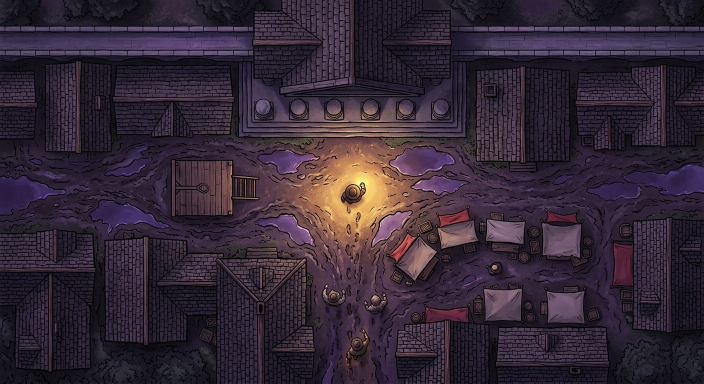
#> input picture art/06_topdown.jpg, 1408 x 768 px, given in place of 06_topdown.png, which was not available (shown at 1/2 size)
$ python make_hud_mockup.py
#> lines starting #> are read from the running program, lines starting #| are printed output that depends on the picture; pictures that were not available may be replaced by others from this repository, and a replacement may not be noted
#!/usr/bin/env python3
"""Telefonos HUD-mockup a Salem-vadász játékhoz (felülnézetes, 2D)."""
from PIL import Image, ImageDraw, ImageFont, ImageFilter

FONT = "/usr/share/fonts/truetype/dejavu/DejaVuSans.ttf"
FONTB = "/usr/share/fonts/truetype/dejavu/DejaVuSans-Bold.ttf"
FONTS = "/usr/share/fonts/truetype/dejavu/DejaVuSerif-Bold.ttf"

S = 2  # supersample factor

INK = (238, 226, 200, 255)
DIM = (238, 226, 200, 150)
ACCENT = (196, 62, 48, 255)      # római vörös
AMBER = (232, 164, 68, 255)
GREEN = (108, 214, 120, 255)
CYAN = (110, 200, 214, 255)
PANEL = (16, 13, 20, 168)
PANEL2 = (10, 8, 13, 205)


def f(path, size):
    return ImageFont.truetype(path, int(size * S))


def circle(d, cx, cy, r, fill=None, outline=None, width=2):
    d.ellipse([(cx - r) * S, (cy - r) * S, (cx + r) * S, (cy + r) * S],
              fill=fill, outline=outline, width=int(width * S))


def ring_arc(d, cx, cy, r, start, end, color, width):
    d.arc([(cx - r) * S, (cy - r) * S, (cx + r) * S, (cy + r) * S],
          start, end, fill=color, width=int(width * S))


def text(d, xy, s, font, fill, anchor="la"):
    d.text((xy[0] * S, xy[1] * S), s, font=font, fill=fill, anchor=anchor)


def rrect(d, xy, r, fill=None, outline=None, width=2):
    d.rounded_rectangle([xy[0] * S, xy[1] * S, xy[2] * S, xy[3] * S],
                        radius=r * S, fill=fill, outline=outline, width=int(width * S))


# ---------------------------------------------------------------- canvas ----
W, H = 1310, 1770
canvas = Image.new("RGBA", (W * S, H * S), (10, 8, 14, 255))
d = ImageDraw.Draw(canvas)

PX, PY, PW, PH = 360, 62, 900, 1640          # phone rect
RAD = 54

# ------------------------------------------------------- játékvilág háttere --
world = Image.open("06_topdown.png").convert("RGB")
#> world is the input picture: PIL image 1408x768 RGB; mean R, G, B 53, 40.2, 54.4
world = world.resize((1150, 628), Image.LANCZOS)
#> world: PIL image 1150x628 RGB
world = world.filter(ImageFilter.GaussianBlur(0.6))

screen = Image.new("RGBA", (PW * S, PH * S), (12, 10, 16, 255))
wm = world.resize((1150 * S, 628 * S), Image.LANCZOS).convert("RGBA")
# sötétítés
dark = Image.new("RGBA", wm.size, (10, 8, 20, 120))
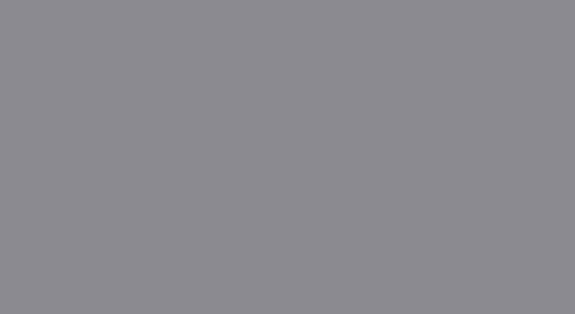
#> dark: PIL image 2300x1256 RGBA (shown at 1/4 size); mean R, G, B, A 10, 8, 20, 120; transparent parts drawn white
wm = Image.alpha_composite(wm, dark)

# lágy maszk: középen éles, szélek felé eltűnik
mask = Image.new("L", wm.size, 0)
#> mask: PIL image 2300x1256 L; every value is 0
md = ImageDraw.Draw(mask)
md.ellipse([-260 * S, -40 * S, (1150 + 260) * S, (628 + 130) * S], fill=255)
mask = mask.filter(ImageFilter.GaussianBlur(120 * S))
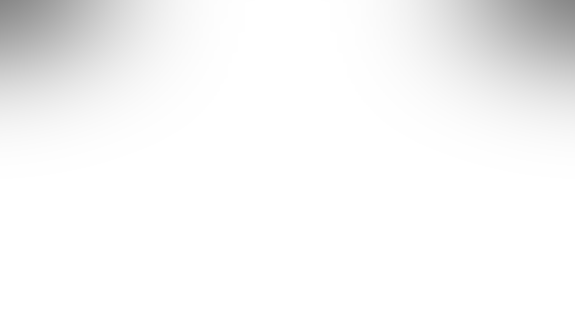
#> mask: PIL image 2300x1256 L (shown at 1/4 size); min 134, max 255, mean 246.2
wm.putalpha(mask)

screen.alpha_composite(wm, ((PW - 1150) // 2 * S, 520 * S))

sm = Image.new("L", screen.size, 255)
#> sm: PIL image 1800x3280 L; every value is 255
smd = ImageDraw.Draw(sm)
smd.rounded_rectangle([0, 0, PW * S - 1, PH * S - 1], radius=RAD * S, fill=255)
screen.putalpha(sm)

# vignetta + alsó/felső sötétítés a HUD olvashatóságához
grad = Image.new("L", (1, PH * S), 0)
gd = ImageDraw.Draw(grad)
for y in range(PH * S):
    yy = y / (PH * S)
    a = 0
    if yy < 0.22:
        a = int(210 * (1 - yy / 0.22))
    elif yy > 0.60:
        a = int(190 * ((yy - 0.60) / 0.40) ** 1.4)
    gd.point((0, y), fill=min(a, 235))
grad = grad.resize((PW * S, PH * S))
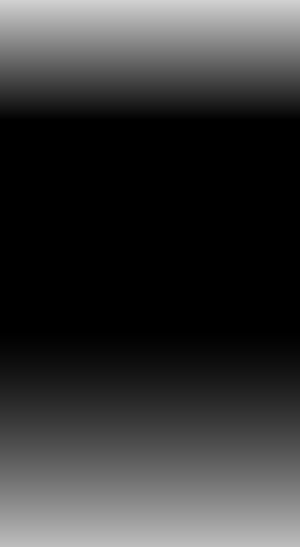
#> grad: PIL image 1800x3280 L (shown at 1/6 size); min 0, max 210, mean 54.5
scrim = Image.new("RGBA", screen.size, (8, 6, 12, 0))
scrim.putalpha(grad)
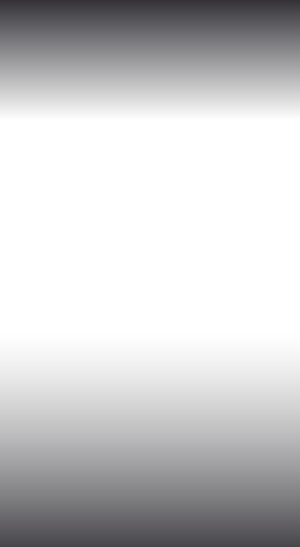
#> scrim: PIL image 1800x3280 RGBA (shown at 1/6 size); mean R, G, B, A 8, 6, 12, 54.5; transparent parts drawn white
screen = Image.alpha_composite(screen, scrim)

# =============================================================== HUD ==========
# (minden koordináta a telefon-képernyő lokális koordinátarendszerében: 900x1640)
d = ImageDraw.Draw(screen)
TOP = f(FONTS, 17)
MID = f(FONTB, 15)
SML = f(FONT, 13)
SMLB = f(FONTB, 13)
TNY = f(FONT, 11)

# ------------------------------------------------------ BAL ALSÓ: JOYSTICK --
jx, jy, jr = 178, 1408, 116
circle(d, jx, jy, jr + 14, fill=(10, 8, 14, 90))
circle(d, jx, jy, jr, fill=(255, 255, 255, 14), outline=(238, 226, 200, 105), width=2.5)
circle(d, jx, jy, jr * 0.52, fill=(238, 226, 200, 46), outline=(238, 226, 200, 130), width=2)
for ang in [(0, 0), (1, 0), (0, 1)]:
    pass
# irányjelző pöttyök
for dx, dy in [(-1, 0), (1, 0), (0, -1), (0, 1)]:
    circle(d, jx + dx * (jr - 12), jy + dy * (jr - 12), 3.2, fill=(238, 226, 200, 160))
text(d, (jx, jy + jr + 26), "JOYSTICK – MOZGÁS", MID, DIM, anchor="ma")

# --------------------------------------------------- JOBB ALSÓ: HARCGOMBOK --
btns = [
    # (x, y, r, ikon, felirat, kiemelt)
    (690, 1408, 88, "axe", "ÜTÉS 1", True),
    (838, 1272, 62, "gun", "ÜTÉS 3", False),
    (538, 1278, 62, "hammer", "ÜTÉS 2", False),
    (546, 1468, 56, "shield", "VÉD", False),
    (700, 1572, 60, "dash", "KITÉRÉS", False),
]


def icon(d, kind, cx, cy, r, col=INK):
    lw = max(1.6, r * 0.10)
    if kind == "axe":
        d.line([(cx - r * 0.5) * S, (cy + r * 0.6) * S, (cx + r * 0.35) * S, (cy - r * 0.55) * S],
               fill=col, width=int(lw * S))
        d.polygon([(cx + r * 0.05) * S, (cy - r * 0.62) * S, (cx + r * 0.72) * S, (cy - r * 0.15) * S,
                   (cx + r * 0.20) * S, (cy + r * 0.22) * S], outline=col, width=int(lw * S))
    elif kind == "gun":
        d.rounded_rectangle([(cx - r * 0.65) * S, (cy - r * 0.22) * S, (cx + r * 0.62) * S, (cy + r * 0.05) * S],
                            radius=r * 0.12 * S, outline=col, width=int(lw * S))
        d.arc([(cx - r * 0.22) * S, (cy - r * 0.12) * S, (cx + r * 0.14) * S, (cy + r * 0.42) * S],
              180, 360, fill=col, width=int(lw * S))
        d.line([(cx - r * 0.30) * S, (cy + r * 0.44) * S, (cx - r * 0.52) * S, (cy + r * 0.05) * S],
               fill=col, width=int(lw * S))
    elif kind == "hammer":
        d.line([(cx - r * 0.45) * S, (cy + r * 0.60) * S, (cx + r * 0.18) * S, (cy - r * 0.20) * S],
               fill=col, width=int(lw * S))
        d.rounded_rectangle([(cx - r * 0.02) * S, (cy - r * 0.66) * S, (cx + r * 0.62) * S, (cy - r * 0.18) * S],
                            radius=r * 0.08 * S, outline=col, width=int(lw * S))
    elif kind == "shield":
        d.polygon([(cx - r * 0.55) * S, (cy - r * 0.48) * S, (cx + r * 0.55) * S, (cy - r * 0.48) * S,
                   (cx + r * 0.42) * S, (cy + r * 0.18) * S, (cx) * S, (cy + r * 0.66) * S,
                   (cx - r * 0.42) * S, (cy + r * 0.18) * S], outline=col, width=int(lw * S))
    elif kind == "dash":
        for i, off in enumerate([-0.30, 0.10, 0.50]):
            d.line([(cx - r * 0.60 + r * off) * S, (cy - r * 0.55) * S,
                    (cx - r * 0.05 + r * off) * S, (cy) * S], fill=col, width=int(lw * S))
            d.line([(cx - r * 0.05 + r * off) * S, (cy) * S,
                    (cx - r * 0.60 + r * off) * S, (cy + r * 0.55) * S], fill=col, width=int(lw * S))
    elif kind == "hatchet":
        d.line([(cx - r * 0.42) * S, (cy + r * 0.58) * S, (cx + r * 0.22) * S, (cy - r * 0.32) * S],
               fill=col, width=int(lw * S))
        d.polygon([(cx + r * 0.0) * S, (cy - r * 0.30) * S, (cx + r * 0.58) * S, (cy - r * 0.02) * S,
                   (cx + r * 0.10) * S, (cy + r * 0.30) * S], outline=col, width=int(lw * S))
    elif kind == "revolver":
        d.rounded_rectangle([(cx - r * 0.60) * S, (cy - r * 0.20) * S, (cx + r * 0.58) * S, (cy + r * 0.06) * S],
                            radius=r * 0.12 * S, outline=col, width=int(lw * S))
        d.arc([(cx - r * 0.18) * S, (cy - r * 0.10) * S, (cx + r * 0.18) * S, (cy + r * 0.40) * S],
              180, 360, fill=col, width=int(lw * S))
        d.line([(cx - r * 0.28) * S, (cy + r * 0.42) * S, (cx - r * 0.48) * S, (cy + r * 0.06) * S],
               fill=col, width=int(lw * S))
    elif kind == "crossbow":
        d.arc([(cx - r * 0.62) * S, (cy - r * 0.62) * S, (cx + r * 0.62) * S, (cy + r * 0.30) * S],
              200, 340, fill=col, width=int(lw * S))
        d.line([(cx - r * 0.62) * S, (cy + r * 0.06) * S, (cx) * S, (cy - r * 0.16) * S, ], fill=col, width=int(lw * S))
        d.line([(cx + r * 0.62) * S, (cy + r * 0.06) * S, (cx) * S, (cy - r * 0.16) * S], fill=col, width=int(lw * S))
        d.line([(cx) * S, (cy - r * 0.16) * S, (cx) * S, (cy + r * 0.62) * S], fill=col, width=int(lw * S))
    elif kind == "trap":
        d.arc([(cx - r * 0.60) * S, (cy - r * 0.42) * S, (cx + r * 0.60) * S, (cy + r * 0.42) * S],
              0, 360, fill=col, width=int(lw * S))
        for i in range(8):
            import math
            a = math.radians(i * 45)
            x1 = cx + math.cos(a) * r * 0.60
            y1 = cy + math.sin(a) * r * 0.42
            x2 = cx + math.cos(a) * r * 0.86
            y2 = cy + math.sin(a) * r * 0.60
            d.line([x1 * S, y1 * S, x2 * S, y2 * S], fill=col, width=int(lw * S))
    elif kind == "potion":
        d.rounded_rectangle([(cx - r * 0.28) * S, (cy - r * 0.72) * S, (cx + r * 0.28) * S, (cy - r * 0.36) * S],
                            radius=r * 0.08 * S, outline=col, width=int(lw * S))
        d.ellipse([(cx - r * 0.56) * S, (cy - r * 0.34) * S, (cx + r * 0.56) * S, (cy + r * 0.72) * S],
                  outline=col, width=int(lw * S))
        d.ellipse([(cx - r * 0.42) * S, (cy + r * 0.06) * S, (cx + r * 0.42) * S, (cy + r * 0.62) * S], fill=col)


for bx, by, br, k, lab, hi in btns:
    circle(d, bx, by, br + 9, fill=(10, 8, 14, 120))
    circle(d, bx, by, br, fill=(28, 22, 30, 210) if not hi else (46, 28, 26, 225),
           outline=AMBER if hi else (238, 226, 200, 120), width=3 if hi else 2.5)
    icon(d, k, bx, by - br * 0.06, br * 0.70)
    text(d, (bx, by + br + 15), lab, SMLB if hi else SML, INK if hi else DIM, anchor="ma")

# ------------------------------------------------ KÖZÉP: FEGYVERVÁLASZTÓ --
wx, wy = 450, 790
circle(d, wx, wy, 176, fill=(10, 8, 14, 60), outline=(238, 226, 200, 55), width=2)
ring_arc(d, wx, wy, 176, 0, 360, (238, 226, 200, 55), 2)
slots = [
    (wx + 150, wy, "revolver", "REVOLVER", False),
    (wx - 150, wy, "crossbow", "SZÁMSZERÍJ", False),
    (wx, wy + 150, "trap", "CSAPDA", False),
    (wx, wy - 150, "hatchet", "BALTA", True),
]
for sx, sy, k, lab, sel in slots:
    circle(d, sx, sy, 40, fill=(26, 20, 28, 220), outline=AMBER if sel else (238, 226, 200, 110), width=3 if sel else 2)
    icon(d, k, sx, sy, 26)
    text(d, (sx, sy + 56), lab, TNY, INK if sel else DIM, anchor="ma")
circle(d, wx, wy, 62, fill=(22, 16, 24, 230), outline=AMBER, width=3)
icon(d, "hatchet", wx, wy - 2, 40)
text(d, (wx, wy + 262), "FEGYVERVÁLASZTÓ – KÉPERNYŐ KÖZEPE", MID, DIM, anchor="ma")
text(d, (wx, wy + 284), "(a hüvelykujj középre csúsztatásával jelenik meg)", SML, (238, 226, 200, 110), anchor="ma")

# ------------------------------------------------------------ BAL FELSŐ ----
mm = (28, 28, 268, 268)
rrect(d, mm, 14, fill=(12, 10, 16, 210), outline=(238, 226, 200, 120), width=2.5)
# térkép tartalom
rrect(d, (40, 40, 256, 256), 8, fill=(28, 24, 34, 235))
import math
d.line([(40 + 8) * S, 150 * S, 256 * S, 132 * S], fill=(120, 106, 96, 220), width=int(11 * S))  # főút
d.line([(120) * S, 40 * S, 138 * S, 256 * S], fill=(120, 106, 96, 190), width=int(8 * S))
d.line([(196) * S, 130 * S, 250 * S, 236 * S], fill=(120, 106, 96, 170), width=int(6 * S))
for hx, hy, hw, hh in [(56, 168, 34, 26), (100, 60, 30, 24), (196, 62, 38, 30), (208, 170, 30, 28), (58, 76, 26, 22)]:
    rrect(d, (hx, hy, hx + hw, hy + hh), 3, fill=(72, 62, 56, 235), outline=(150, 136, 120, 120), width=1)
# folyó / mocsár
d.line([(44) * S, 232 * S, 110 * S, 244 * S, 180 * S, 236 * S, 252 * S, 246 * S],
       fill=(52, 84, 96, 200), width=int(9 * S), joint="curve")
# POI-k
for px_, py_, col, lab in [(214, 74, ACCENT, "R"), (86, 196, GREEN, "P"), (180, 214, AMBER, "!")]:
    circle(d, px_, py_, 11, fill=(12, 10, 16, 235), outline=col, width=3)
    text(d, (px_, py_ + 1), lab, f(FONTB, 12), col, anchor="mm")
# játékos nyíl
circle(d, 138, 150, 13, fill=(12, 10, 16, 235), outline=INK, width=2)
d.polygon([(138) * S, (137) * S, (146) * S, (155) * S, (138) * S, (151) * S, (130) * S, (155) * S], fill=INK)
text(d, (148, 46), "N", SMLB, DIM, anchor="ma")
text(d, (148, 276), "MINIMAP", MID, DIM, anchor="ma")

# HP-sáv a minimap alatt
hb = (28, 300, 268, 326)
rrect(d, hb, 8, fill=(12, 10, 16, 215), outline=(238, 226, 200, 110), width=2)
rrect(d, (32, 304, 32 + int(232 * 0.78), 322), 6, fill=(168, 46, 40, 235))
text(d, (148, 334), "HP  (javaslat: ide, a minimap alá)", TNY, (238, 226, 200, 130), anchor="ma")

# ----------------------------------------------------------- JOBB FELSŐ ----
text(d, (872, 24), "POTIK", MID, DIM, anchor="ra")
potions = [
    (668, 82, "potion", (196, 64, 56), "2", "gyógy"),
    (764, 82, "potion", (226, 158, 60), "1", "erő"),
    (860, 82, "potion", (96, 190, 210), "3", "látás"),
]
for px_, py_, k, col, cnt, lab in potions:
    circle(d, px_, py_, 44, fill=(10, 8, 14, 130))
    circle(d, px_, py_, 38, fill=(26, 20, 28, 220), outline=(238, 226, 200, 120), width=2.5)
    icon(d, k, px_, py_ - 2, 30, col)
    circle(d, px_ + 30, py_ + 30, 16, fill=(12, 10, 16, 245), outline=col, width=2)
    text(d, (px_ + 30, py_ + 31), cnt, f(FONTB, 15), INK, anchor="mm")
    text(d, (px_, py_ + 62), lab, TNY, DIM, anchor="ma")
text(d, (860, 168), "(töltés: sárga gyűrű körülötte)", TNY, (238, 226, 200, 105), anchor="ra")

# =================================================== ANNOTÁCIÓS OSZLOP =======
col = ImageDraw.Draw(canvas)
text(col, (40, 70), "KONTROLL & HUD", f(FONTS, 26), INK)
text(col, (40, 104), "egykezes, hüvelykujjas", SML, DIM)


def item(y, dotcol, title, lines):
#> called with y = 150, dotcol = (238, 226, 200, 255), title = 'Bal alsó – joystick'
    circle(col, 52, y + 4, 6, fill=dotcol)
    text(col, (70, y), title, MID, INK)
    yy = y + 20
    for ln in lines:
        text(col, (70, yy), ln, SML, DIM)
        yy += 17
#> after the loop, yy = 238
    return yy + 16


y = 150
y = item(y, (238, 226, 200, 255), "Bal alsó – joystick",
         ["Bal hüvelykujj: szabad mozgás,", "bármilyen irányba. Fix pozíció,",
          "nem úszik el (mozgás közben", "biztonságosabb)."])
#> y = 254
y = item(y, AMBER, "Jobb alsó – 5 harcgomb",
         ["3 ütés (balta / nehéz / lő),", "1 védekezés, 1 kitérés.",
          "A fő ütés a legnagyobb és", "legközelebb a hüvelykujjhoz."])
#> the loop in item (call 2), `for ln in lines:` made 4 passes
#> yy on passes 1 to 4: 291, 308, 325, 342
#> y = 358
y = item(y, (232, 164, 68, 255), "Közép – fegyverválasztó",
         ["Kör alakú gyorsválasztó,", "csak váltáskor jelenik meg;",
          "középen a jelenlegi fegyver.", "Lásd: tipp a lap alján."])
#> y = 462
y = item(y, INK, "Bal felső – minimap",
         ["N, játékos-nyíl, POI-jelölők:", "R = római helyőrség,  P = poti/bolt,",
          "!  = küldetés. Alatta HP-sáv."])
#> y = 549
y = item(y, CYAN, "Jobb felső – potik",
         ["3 ikon darabszámmal:", "gyógyító, erő, éjszakai látás.",
          "Gyűrű = töltés (cooldown)."])
#> y = 636

text(col, (40, H - 300), "Amit érdemes még átgondolni:", MID, INK)
notes = [
    "• A középre nyúlás mobilon kényelmetlen –",
    "  a fegyverváltót tedd a jobb hüvelykujj",
    "  alá (rövid húzás a képernyőn), vagy",
    "  tegyél ki egy kompakt fegyver-sávot.",
    "• Nem volt HP-sáv a felsorolásban:",
    "  a minimap alá került (1070 képpont).",
    "• A 2 NPC vadász kaphat kis portré-",
    "  jelzést a minimapon, hogy lásd, hol van.",
]
yy = H - 274
for ln in notes:
    text(col, (40, yy), ln, SML, DIM)
    yy += 17
#> after the loop, yy = 1632

# ------------------------------------------------------------ telefon-keret -
frame = ImageDraw.Draw(canvas)
canvas.alpha_composite(screen, (PX * S, PY * S))
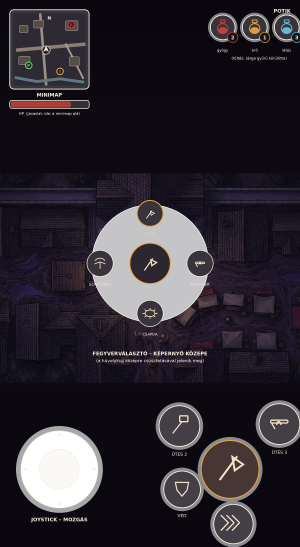
#> screen: PIL image 1800x3280 RGBA (shown at 1/6 size); mean R, G, B, A 30.3, 25.7, 32.9, 231.3; transparent parts drawn white
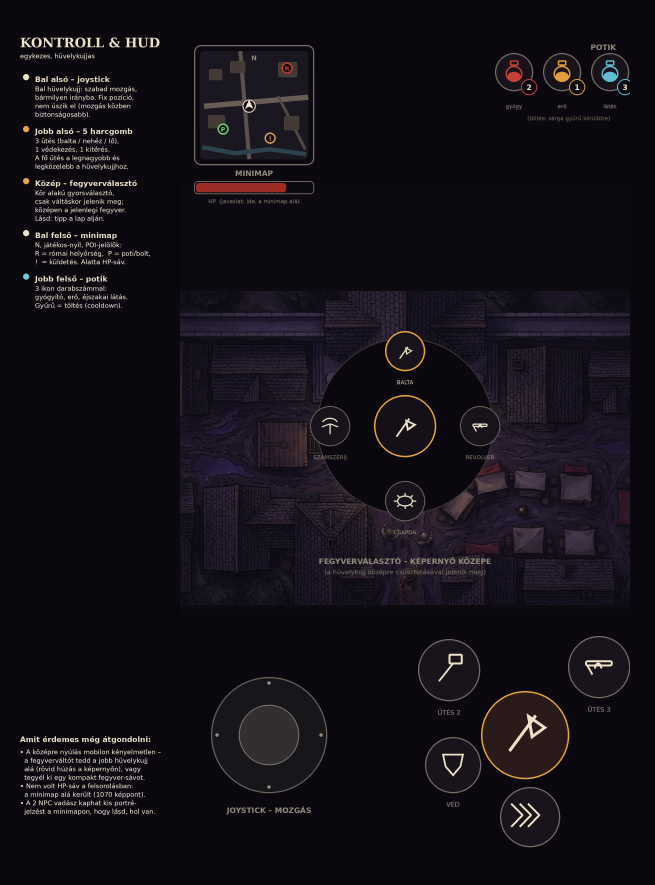
#> canvas: PIL image 2620x3540 RGBA (shown at 1/4 size); mean R, G, B, A 20, 16.3, 23.1, 254.4; transparent parts drawn white
rrect(frame, (PX, PY, PX + PW, PY + PH), RAD, outline=(70, 58, 52, 255), width=6)
rrect(frame, (PX + 330, PY + 16, PX + 570, PY + 40), 12, fill=(20, 16, 22, 255),
      outline=(70, 58, 52, 255), width=3)
for hy in [(PY + 1520, PY + 1536)]:
    rrect(frame, (PX + 380, hy[0], PX + 520, hy[1]), 8, fill=(238, 226, 200, 60))

out = canvas.resize((W, H), Image.LANCZOS).convert("RGB")
out.save("kontroll_es_hud_terv.png", quality=95)
print("kész:", out.size)
#| kész: (1310, 1770)
